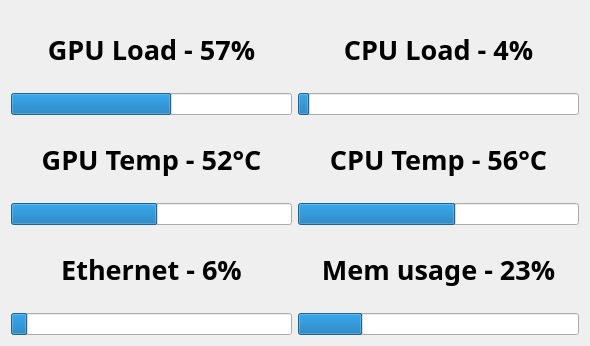
<?xml version="1.0" encoding="UTF-8"?>
<ui version="4.0">
 <class>vlc_window</class>
 <widget class="QWidget" name="vlc_window">
  <property name="geometry">
   <rect>
    <x>0</x>
    <y>0</y>
    <width>590</width>
    <height>346</height>
   </rect>
  </property>
  <property name="minimumSize">
   <size>
    <width>590</width>
    <height>346</height>
   </size>
  </property>
  <property name="maximumSize">
   <size>
    <width>590</width>
    <height>346</height>
   </size>
  </property>
  <property name="windowTitle">
   <string>Form</string>
  </property>
  <property name="styleSheet">
   <string notr="true">#background {background-image: url(app/widgets/vlc/vlc_background.png);}

#vlc_volume_meter::groove, #program_volume_meter::groove {
    background: #2a2a2a;
    border: 0px solid;
}

#vlc_volume_meter::handle, #program_volume_meter::handle {
    background: #ffffff;
    width :30px;
    height :30px;
}

#vlc_volume_meter::add-page, #program_volume_meter::add-page {
    background: #0076D7;
}</string>
  </property>
  <layout class="QHBoxLayout" name="horizontalLayout">
   <item>
    <layout class="QVBoxLayout" name="verticalLayout">
     <item>
      <widget class="QLabel" name="gpu_load">
       <property name="font">
        <font>
         <family>Cascadia Mono</family>
         <pointsize>20</pointsize>
         <weight>75</weight>
         <bold>true</bold>
        </font>
       </property>
       <property name="text">
        <string>GPU Load - 57%</string>
       </property>
       <property name="alignment">
        <set>Qt::AlignCenter</set>
       </property>
      </widget>
     </item>
     <item>
      <widget class="QProgressBar" name="progressBar">
       <property name="value">
        <number>57</number>
       </property>
       <property name="textVisible">
        <bool>false</bool>
       </property>
      </widget>
     </item>
     <item>
      <widget class="QLabel" name="gpu_temp">
       <property name="font">
        <font>
         <family>Cascadia Mono</family>
         <pointsize>20</pointsize>
         <weight>75</weight>
         <bold>true</bold>
        </font>
       </property>
       <property name="text">
        <string>GPU Temp - 52°C</string>
       </property>
       <property name="alignment">
        <set>Qt::AlignCenter</set>
       </property>
      </widget>
     </item>
     <item>
      <widget class="QProgressBar" name="progressBar_3">
       <property name="value">
        <number>52</number>
       </property>
       <property name="textVisible">
        <bool>false</bool>
       </property>
      </widget>
     </item>
     <item>
      <widget class="QLabel" name="eth_load">
       <property name="font">
        <font>
         <family>Cascadia Mono</family>
         <pointsize>20</pointsize>
         <weight>75</weight>
         <bold>true</bold>
        </font>
       </property>
       <property name="text">
        <string>Ethernet - 6%</string>
       </property>
       <property name="alignment">
        <set>Qt::AlignCenter</set>
       </property>
      </widget>
     </item>
     <item>
      <widget class="QProgressBar" name="progressBar_4">
       <property name="value">
        <number>6</number>
       </property>
       <property name="textVisible">
        <bool>false</bool>
       </property>
      </widget>
     </item>
    </layout>
   </item>
   <item>
    <layout class="QVBoxLayout" name="verticalLayout_2">
     <item>
      <widget class="QLabel" name="cpu_load">
       <property name="font">
        <font>
         <family>Cascadia Mono</family>
         <pointsize>20</pointsize>
         <weight>75</weight>
         <bold>true</bold>
        </font>
       </property>
       <property name="text">
        <string>CPU Load - 4%</string>
       </property>
       <property name="alignment">
        <set>Qt::AlignCenter</set>
       </property>
      </widget>
     </item>
     <item>
      <widget class="QProgressBar" name="progressBar_2">
       <property name="value">
        <number>4</number>
       </property>
       <property name="textVisible">
        <bool>false</bool>
       </property>
      </widget>
     </item>
     <item>
      <widget class="QLabel" name="cpu_temp">
       <property name="font">
        <font>
         <family>Cascadia Mono</family>
         <pointsize>20</pointsize>
         <weight>75</weight>
         <bold>true</bold>
        </font>
       </property>
       <property name="text">
        <string>CPU Temp - 56°C</string>
       </property>
       <property name="alignment">
        <set>Qt::AlignCenter</set>
       </property>
      </widget>
     </item>
     <item>
      <widget class="QProgressBar" name="progressBar_5">
       <property name="value">
        <number>56</number>
       </property>
       <property name="textVisible">
        <bool>false</bool>
       </property>
      </widget>
     </item>
     <item>
      <widget class="QLabel" name="mem_load">
       <property name="font">
        <font>
         <family>Cascadia Mono</family>
         <pointsize>20</pointsize>
         <weight>75</weight>
         <bold>true</bold>
        </font>
       </property>
       <property name="text">
        <string>Mem usage - 23%</string>
       </property>
       <property name="alignment">
        <set>Qt::AlignCenter</set>
       </property>
      </widget>
     </item>
     <item>
      <widget class="QProgressBar" name="progressBar_6">
       <property name="value">
        <number>23</number>
       </property>
       <property name="textVisible">
        <bool>false</bool>
       </property>
      </widget>
     </item>
    </layout>
   </item>
  </layout>
 </widget>
 <resources/>
 <connections/>
</ui>
